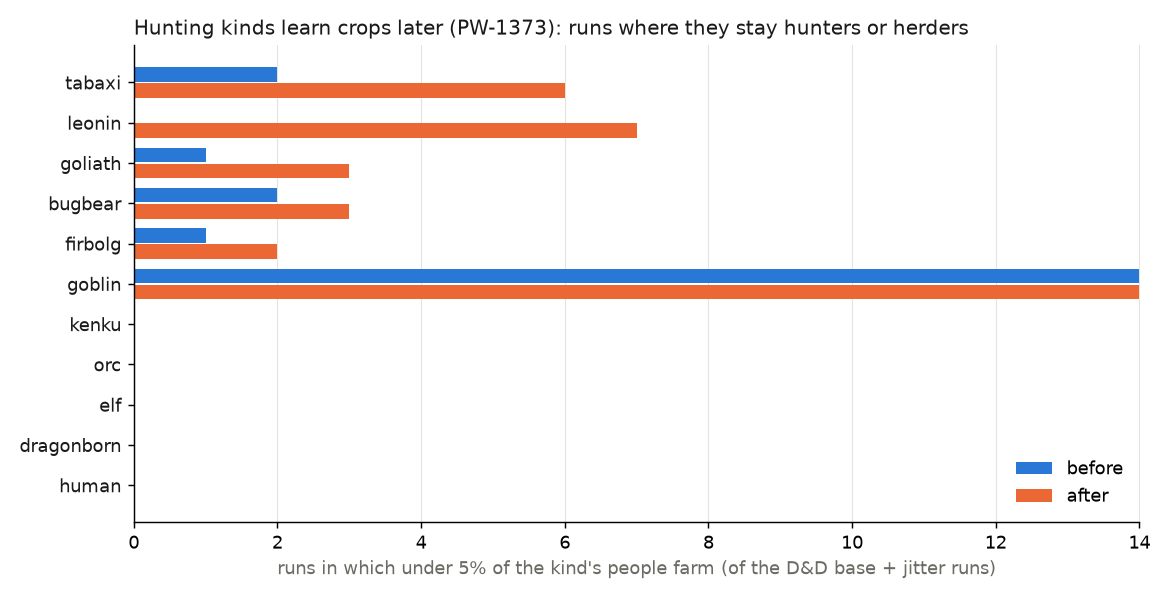

Reproduce this figure in Python.
"""Lane 139 (PW-1373): ways of life per kind, before vs after, from peoples_robust snapshot folders. Prints markdown; writes a PNG.
usage: python hunters_lag.py OUT_BEFORE OUT_AFTER [OUT_AFTER2 ...] --png PNG [--labels before,10x,5x]
Runs: the D&D base + jitter variants (names dnd-s*, dnd-j*). A cell's people count on its main rung (as lane 137's tables)."""
import json
import sys
from pathlib import Path

import numpy as np
import matplotlib
matplotlib.use("Agg")
import matplotlib.pyplot as plt

args = sys.argv[1:]
png = Path(args[args.index("--png") + 1]); del args[args.index("--png"):args.index("--png") + 2]
labels = None
if "--labels" in args:
    labels = args[args.index("--labels") + 1].split(","); del args[args.index("--labels"):args.index("--labels") + 2]
dirs = [Path(a) for a in args]
labels = labels or [d.name for d in dirs]
COLS = ["#2a78d6", "#eb6834", "#1f9e89"]
INK, MUTED = "#1a1a19", "#6b6a63"
WAYS = {"forager": ("forager", "fisher", "raider"), "herder": ("nomad",), "agro-pastoral": ("agro_pastoral",), "garden": ("garden",),
        "plough": ("plough",), "irrigation": ("irrigation",), "hold": ("hold",)}
FARM = ("agro-pastoral", "garden", "plough", "irrigation", "hold")


def load(d, tree="dnd"):
    out = {}
    for f in sorted(d.glob("*.json")):
        if f.name.endswith(".spec.json") or not (f.stem.startswith(f"{tree}-s") or f.stem.startswith(f"{tree}-j")):
            continue
        try:
            r = json.loads(f.read_text())
        except Exception:
            continue
        if "peoples" in r:
            out[f.stem] = r
    return out


def table(runs):
    """{people: (median share of all people, {way: pooled share of its people}, runs where < 5% of it farm / runs it lives in)}"""
    ids = sorted({p for r in runs.values() for p in r["peoples"]})
    res = {}
    for p in ids:
        sh = [r["peoples"][p]["share"] for r in runs.values() if p in r["peoples"]]
        pool = {w: 0.0 for w in WAYS}
        low = live = 0
        for r in runs.values():
            ways = r["peoples"].get(p, {}).get("ways", {})
            tot = sum(v[0] for v in ways.values())
            if tot <= 0:
                continue
            live += 1
            farm = 0.0
            for w, rs in WAYS.items():
                x = sum(ways.get(k, [0])[0] for k in rs)
                pool[w] += x
                farm += x if w in FARM else 0.0
            low += farm / tot < 0.05
        t = sum(pool.values()) or 1.0
        res[p] = (float(np.median(sh)) if sh else 0.0, {w: v / t for w, v in pool.items()}, low, live)
    return res


T = [table(load(d)) for d in dirs]
print(f"runs: " + ", ".join(f"{lab} {len(load(d))}" for lab, d in zip(labels, dirs)) + "\n")
order = sorted(T[0], key=lambda p: -T[-1].get(p, (0,))[0])
pct = lambda x: "-" if x < 0.005 else f"{100 * x:.0f}%"  # noqa: E731
for lab, t in zip(labels, T):
    print(f"### {lab}\n")
    print("| people | share of all people | " + " | ".join(WAYS) + " | farming | runs < 5% farming |")
    print("|---|---|" + "---|" * (len(WAYS) + 2))
    for p in order:
        if p not in t:
            continue
        s, w, low, live = t[p]
        print(f"| {p} | {100 * s:.1f}% | " + " | ".join(pct(w[k]) for k in WAYS) + f" | {pct(sum(w[k] for k in FARM))} | {low}/{live} |")
    print()

KINDS = ["tabaxi", "leonin", "goliath", "bugbear", "firbolg", "goblin", "kenku", "orc", "elf", "dragonborn", "human"]
KINDS = [k for k in KINDS if all(k in t for t in T)]
fig, ax = plt.subplots(figsize=(9, 4.6), dpi=130)
y = np.arange(len(KINDS))
hgt = 0.8 / len(T)
for i, (lab, t) in enumerate(zip(labels, T)):
    v = [t[k][2] for k in KINDS]  # (runs where under 5% of the kind's people farm: the pooled farming share hides them)
    ax.barh(y + (i - (len(T) - 1) / 2) * hgt, v, height=hgt * 0.9, color=COLS[i], label=lab)
ax.set_yticks(y, [k.replace("_", " ") for k in KINDS], color=INK)
ax.invert_yaxis()
ax.set_xlim(0, max(t[k][3] for t in T for k in KINDS))
ax.set_xlabel("runs in which under 5% of the kind's people farm (of the D&D base + jitter runs)", color=MUTED)
ax.set_title("Hunting kinds learn crops later (PW-1373): runs where they stay hunters or herders", color=INK, fontsize=11, loc="left")
for s in ("top", "right"):
    ax.spines[s].set_visible(False)
ax.grid(axis="x", color="#e4e3dc", lw=0.6)
ax.set_axisbelow(True)
ax.legend(frameon=False, loc="lower right")
fig.tight_layout()
fig.savefig(png)
print(f"wrote {png}")
